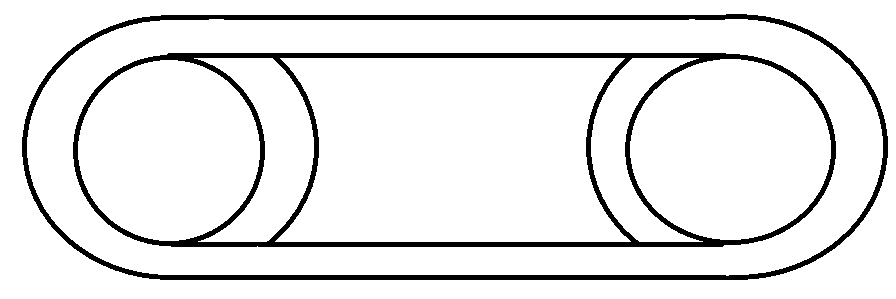
#> input picture run_track.bmp, 896 x 299 px
$ python car.py
#> lines starting #> are read from the running program, lines starting #| are printed output that depends on the picture; after the words box and inside, x2 and y2 are one past the last pixel; in counts of white or black regions, pixels touching at a corner belong together

import matplotlib.image as img
import matplotlib.pyplot as plt
import numpy as np
import math

### load in image

# image = img.imread('run_track.bmp')[:,:,0]
# image = image == 0
# track_px = image.astype(int)

## define car


class Car():
	def __init__(self,track):

		self.track = track
		self.dt = 0.2							# time unit
		self.pos = [448,261]					# start position
		self.theta = 270						# direction pointing (compass)
		self.s = 0								# speed
		self.d = 0								# cuml distance
		self.v = [self.s * math.sin(self.theta*180/math.pi),self.s * math.cos(self.theta*180/math.pi)]

		self.max_turn = 1
		self.max_accel = 1
		self.max_speed = 50.0

		self.ray_d = (-60,-40,-20,0,20,40,60)	# direction rays point rel to car dir
		self.ray_l = 50.0							# length of rays in px
		self.ray_traces = [self.ray_l]*len(self.ray_d)
		self.ray_tracer()

	def reset(self):
		self.pos = [448,261]					# start position
		self.theta = 270						# direction pointing (compass)
		self.s = 0								# speed
		self.d = 0								# cuml distance
		self.v = [self.s * math.sin(self.theta*180/math.pi),self.s * math.cos(self.theta*180/math.pi)]
		self.ray_tracer()
		state = self.ray_traces
		state = [i / self.ray_l for i in state]
		state.append(self.s/self.max_speed)
		return state,0,False

	def ray_tracer(self):

		for i,r in enumerate(self.ray_d):
			on_track = True
			p = 0

			while p < self.ray_l and on_track:
				p += 1
				px = int(np.round(self.pos[0] + p*math.sin((self.theta + r)*math.pi/180)))
				py = int(np.round(self.pos[1] - p*math.cos((self.theta + r)*math.pi/180)))
				on_track = self.track[py,px] == 0

			self.ray_traces[i] = p
			pass

	def step(self,action):
		## action comes as a 9-hot encoded vector, (d,0,a) * (l,c,r) = [dl,dc,dr,0l,0c,0r,al,ac,ar]

		accel = action // 3 - 1 						# accel and steer now (-1,0,1)
		steer = action % 3 - 1

		self.s += min(max(accel*self.max_accel*self.dt,0),self.max_speed)
		self.theta += steer*self.max_turn

		self.v = [self.s * math.sin(self.theta*math.pi/180),self.s * math.cos(self.theta*math.pi/180)]
		self.pos[0] += self.v[0]*self.dt
		self.pos[1] -= self.v[1]*self.dt
		self.d += np.abs(self.s)*self.dt

		self.ray_tracer()

		# check if done
		done = np.amin(self.ray_traces) <= 1 or self.d > 10000 or (self.ray_traces[3])/(self.s+0.01) <= self.dt

		if not done:
			reward = self.s/self.max_speed
		elif self.d > 10000:
			reward = 0
		else:
			reward = -1

		state = self.ray_traces
		state = [i / self.ray_l for i in state]
		state.append(self.s/self.max_speed)
		return state,reward,done


###

if __name__ == "__main__":

	image = img.imread('run_track.bmp')[:,:,0]
#> image: shape (299, 896); 91.3% white; 2 black regions, box (x1, y1, x2, y2) and area: (73, 53, 836, 247) 13439, (22, 14, 888, 280) 9980
	image = image == 0
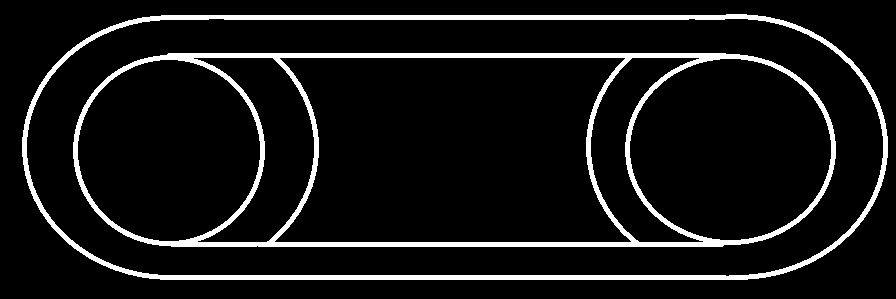
#> image: shape (299, 896) bool; 8.7% white; 2 white regions, box (x1, y1, x2, y2) and area: (73, 53, 836, 247) 13439, (22, 14, 888, 280) 9980
	track_px = image.astype(int)

	car = Car(track_px)
#> after the loop in ray_tracer, `for i,r in enumerate(self.ray_d):`: self.ray_traces = [16, 22, 40, 50, 43, 23, 17]


	# [10 lines of commented-out code are left out]

	def plotter(i):
		fig = plt.figure(figsize=(15,4))
		ax1 = plt.subplot2grid((1,4),(0,0),colspan=2,rowspan=2)
		ax2 = plt.subplot2grid((1,4),(0,2))
		ax3 = plt.subplot2grid((1,4),(0,3))

		ax1.imshow(1-track_px,cmap='gray')
		ax1.plot(car.pos[0],car.pos[1],marker='.')
		dx = max(car.s,1)*10*car.dt*math.sin(car.theta*math.pi/180)
		dy = -max(car.s,1)*10*car.dt*math.cos(car.theta*math.pi/180)

		ax1.arrow(car.pos[0],car.pos[1],dx = dx,dy=dy,shape='full',head_width=5)
		ax1.autoscale()
		ax2.set_ylim([0,50])
		ax2.set_title('Speed')
		ax2.bar(1,car.s)
		ax3.text(0.1,0.5,'Distance:'+str(np.round(car.d)))
		ax3.axis('off')
		#plt.tight_layout()
		plt.savefig('frames/'+str(i).zfill(4)+'.png')
		#plt.show()

	#plotter()

	i = 0
	done = False
	while not done and i < 10000000:
		state,r,done = car.step(7)
		if i % 5 == 0:
			print(i)
			plotter(i)
		i += 1
#> this loop made 130 passes
#> (state, r) on passes 2, 3, 4, 5, 7, 8, 9, 10, 12, 13, 14, 15: ([0.32, 0.44, 0.8, 1, 0.86, 0.46, 0.34, 0.008], 0.008), ([0.32, 0.44, 0.8, 1, 0.86, 0.46, 0.34, 0.012], 0.012), ([0.32, 0.44, 0.8, 1, 0.86, 0.46, 0.34, 0.016], 0.016), ([0.32, 0.44, 0.8, 1, 0.86, 0.46, 0.34, 0.02], 0.02), ([0.32, 0.44, 0.8, 1, 0.86, 0.46, 0.34, 0.028], 0.028), ([0.32, 0.44, 0.8, 1, 0.86, 0.46, 0.34, 0.032], 0.032), ([0.32, 0.44, 0.8, 1, 0.86, 0.46, 0.34, 0.036], 0.036), ([0.32, 0.44, 0.8, 1, 0.86, 0.46, 0.34, 0.04], 0.04), ([0.32, 0.44, 0.8, 1, 0.86, 0.46, 0.34, 0.048], 0.048), ([0.32, 0.44, 0.8, 1, 0.86, 0.46, 0.34, 0.052], 0.052), ([0.32, 0.44, 0.8, 1, 0.86, 0.46, 0.34, 0.056], 0.056), ([0.32, 0.44, 0.8, 1, 0.86, 0.46, 0.34, 0.06], 0.06)
#> r on passes 61, 66, 71, 76, 81, 86: 0.244, 0.264, 0.284, 0.304, 0.324, 0.344
#> pass 1, in plotter, `plt.savefig('frames/'+str(i).zfill(4)+'.png')`:
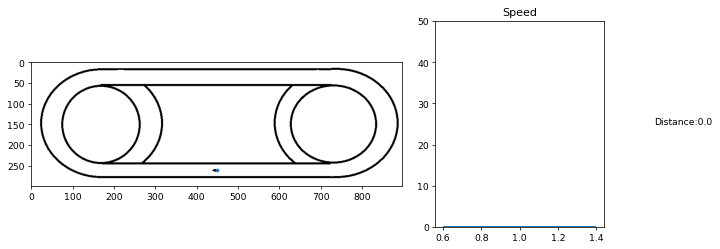
#> figure drawn by matplotlib, 2 panels
#> after the loop, i = 130
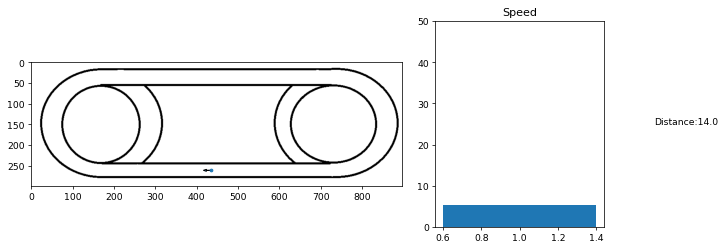
#> figure drawn by matplotlib, 2 panels
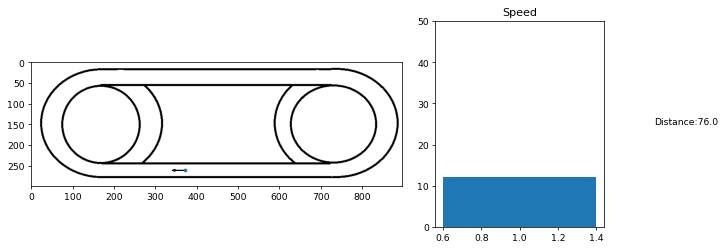
#> figure drawn by matplotlib, 2 panels
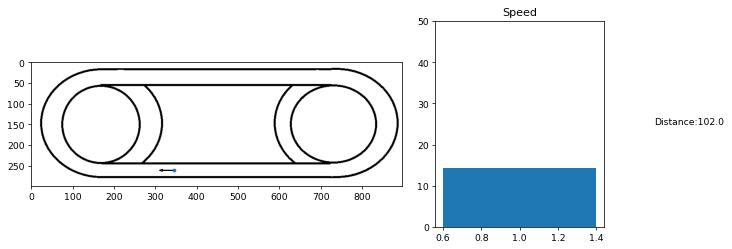
#> figure drawn by matplotlib, 2 panels
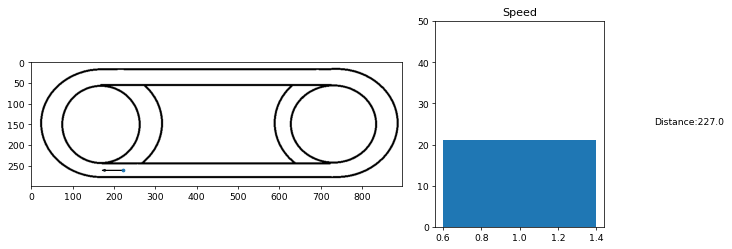
#> figure drawn by matplotlib, 2 panels
